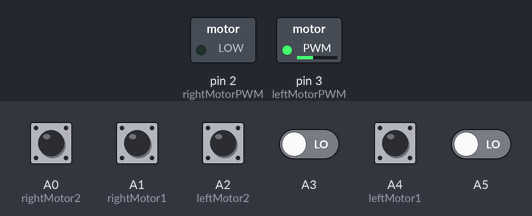
Bench run of a sketch on a simulated Arduino Uno, built with avr-gcc and run on an emulated ATmega328P. On the bench: switched loads named in the sketch (green lamp = pin HIGH). The test bench sets the inputs (shaded band); at power-on: A1 (rightMotor1), A4 (leftMotor1) HIGH, A0 (rightMotor2), A2 (leftMotor2), A3, A5 LOW. What the sketch prints to the serial monitor is not drawn.

Above: at 8.4 s.
8.5 s: A4 (leftMotor1) pulled LOW for 0.15 s
At 9.8 s:
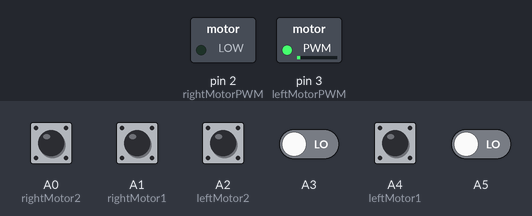
10.1 s: A0 (rightMotor2) pulled HIGH for 1 s
At 10.9 s:
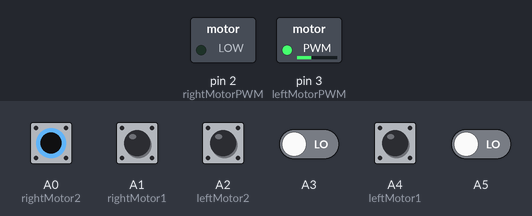
12.6 s: A3 driven HIGH
At 13.4 s:
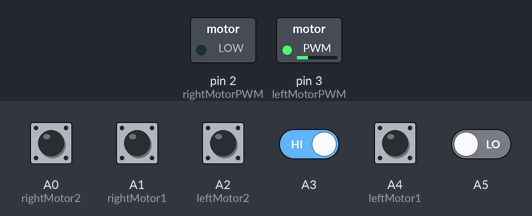
14.1 s: A3 driven LOW
At 14.5 s:
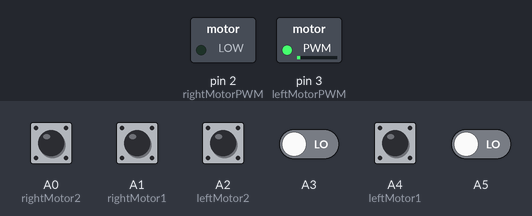
15.6 s: A4 (leftMotor1) pulled HIGH for 0.15 s
At 16.3 s:
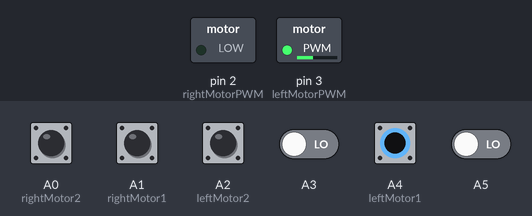
Timing chart, 0 to 18.2 s (numbered marks = the images above; inputs shaded):
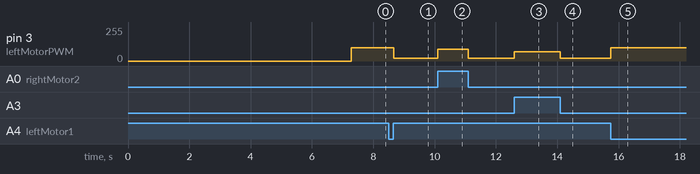

Measured:
- after the input at 8.5 s, pin 3 (leftMotorPWM): 100/255 → 20/255 after 0.16 s
- after the input at 10.1 s, pin 3 (leftMotorPWM): 20/255 → 90/255 at once, → 20/255 1.0 s later
- after the input at 12.6 s, pin 3 (leftMotorPWM): 20/255 → 70/255 at once
- after the input at 14.1 s, pin 3 (leftMotorPWM): 70/255 → 20/255 at once
- after the input at 15.6 s, pin 3 (leftMotorPWM): 20/255 → 100/255 after 0.15 s

The sketch:

Robot_suiveur_code.ino
```cpp
#include <QTRSensors.h>

#define Kp 0.1 //2 experiment to determine this, start by something small that just makes your bot follow the line at a slow speed
#define Kd 2  //6
// experiment to determine this, slowly increase the speeds and adjust this value. ( Note: Kp < Kd)  2.3
#define rightMaxSpeed 90 // max speed of the robot
#define leftMaxSpeed 90// max speed of the robot
#define rightBaseSpeed 70 // this is the speed at which the motors should spin when the robot is perfectly on the line
#define leftBaseSpeed 70  // this is the speed at which the motors should spin when the robot is perfectly on the line
#define speedturn 90
#define NUM_SENSORS  8     // number of sensors used
#define TIMEOUT       2500  // waits for 2500 us for sensor outputs to go low
//#define QTR_NO_EMITTER_PIN
//#define EMITTER_PIN

#define rightMotor1 15
#define rightMotor2 14

#define leftMotor1 18
#define leftMotor2 16

#define rightMotorPWM 2
#define leftMotorPWM 3


QTRSensorsRC qtrrc((unsigned char[]) {
  A0, A1, A2, A3, A4, A5, A6, A7
} , NUM_SENSORS, TIMEOUT, QTR_NO_EMITTER_PIN); // sensor connected through analog pins A0 - A7 i.e. digital pins 14-19 in uno

unsigned int sensorValues[NUM_SENSORS];
unsigned int sensors[8];

void setup()
{

  //Serial.begin(9600);
  pinMode(rightMotor1, OUTPUT);
  pinMode(rightMotor2, OUTPUT);
  pinMode(rightMotorPWM, OUTPUT);
  pinMode(leftMotor1, OUTPUT);
  pinMode(leftMotor2, OUTPUT);
  pinMode(leftMotorPWM, OUTPUT);
  pinMode(13, INPUT_PULLUP);
  int i;
  for (int i = 0; i < 250; i++) // calibrate for sometime by sliding the sensors across the line, or you may use auto-calibration instead


    qtrrc.calibrate();
  delay(20);
  wait();
  delay(1000); // wait for 2s to position the bot before entering the main loop

  Serial.begin(9600);
  for (int i = 0; i < NUM_SENSORS; i++)
  {
    Serial.print(qtrrc.calibratedMinimumOn[i]);
    Serial.print(' ');
  }
  for (i = 0; i < NUM_SENSORS; i++)
  {
    Serial.print(qtrrc.calibratedMaximumOn[i]);
    Serial.print(' ');
  }
  Serial.println();
  Serial.println();

}

int lastError = 0;
bool action = false, blanc = false;
void loop()
{

  //while(!digitalRead(13));

  int position = qtrrc.readLine(sensors);
  ////
  //    while(true)
  //    {
  //      position = qtrrc.readLine(sensorValues);
  //      for(int i=0;i<8;i++)
  //      { Serial.print(sensorValues[i]);
  //      Serial.print(" ");
  //      }
  //      Serial.print(" ");
  //      Serial.println(position);
  //    }


  int error;
  error = position - 3500;
  int motorSpeed = Kp * error + Kd * (error - lastError);
  lastError = error;


  int rightMotorSpeed = rightBaseSpeed + motorSpeed;
  int leftMotorSpeed = leftBaseSpeed - motorSpeed;

  if (rightMotorSpeed > rightMaxSpeed ) rightMotorSpeed = rightMaxSpeed; // prevent the motor from going beyond max speed
  if (leftMotorSpeed > leftMaxSpeed ) leftMotorSpeed = leftMaxSpeed; // prevent the motor from going beyond max speed
  if (rightMotorSpeed < 0) rightMotorSpeed = 0; // keep the motor speed positive
  if (leftMotorSpeed < 0) leftMotorSpeed = 0; // keep the motor speed positive

  move(1, rightMotorSpeed, 1);//
  move(0, leftMotorSpeed, 1);//forward


///droite
if(sensors[0]>750 && sensors[1]>750 &&  sensors[2]>750 && sensors[3]>750 && sensors[4]>750 && sensors[5]>750 && sensors[6]<400 && sensors[7]<400 && blanc == false )
{
  stop();
  delay(1000);
  droite();
  delay(175);
  stop();
  delay(200);
  avance();
  delay(200);
}

if(sensors[0]>750 && sensors[1]>750 &&  sensors[2]>750 && sensors[3]>750 && sensors[4]>750 && sensors[5]>750 && sensors[6]<400 && sensors[7]<400 && blanc == true )
{
  stop();
  delay(1000);
  droite();
  delay(175);
  stop();
  delay(200);
  avance();
  delay(200);
  if (action == false) action = true;
  else return;
}

////tout noir
if(sensors[0]>750 && sensors[1]>750 &&  sensors[2]>750 && sensors[3]>750&& sensors[4]>750 && sensors[5]>750 && sensors[6]>750 && sensors[7]>750  )
{

  blanc = true;
  action = false;

}

////tout blanc
if(sensors[0]<400 && sensors[1]<400 &&  sensors[2]<400 && sensors[3]<400 && sensors[4]<400 && sensors[5]<400 && sensors[6]<400 && sensors[7]<400 && action == false  )
{

  avance();
  delay(50);

}

if(sensors[0]<400 && sensors[1]<400 &&  sensors[2]<400 && sensors[3]<400 && sensors[4]<400 && sensors[5]<400 && sensors[6]<400 && sensors[7]<400 && action == true  )
{
 avance();
 delay(200);
 ar();
 delay(50);
 stop();
 delay(1000);


 if(sensors[0]<400 && sensors[1]<400 &&  sensors[2]<400 && sensors[3]<400 && sensors[4]<400 && sensors[5]<400 && sensors[6]<400 && sensors[7]<400  )
{
  ar();
  delay(350);
  droite();
  delay(200);
  action = false;
  }
  else return;

}


}

void move(int motor, int speed, int direction)
{

  boolean inPin1 = HIGH;
  boolean inPin2 = LOW;

  if (direction == 1) {
    inPin1 = HIGH;
    inPin2 = LOW;
  }
  if (direction == 0) {
    inPin1 = LOW;
    inPin2 = HIGH;
  }

  if (motor == 0) {
    digitalWrite(leftMotor1, inPin1);
    digitalWrite(leftMotor2, inPin2);
    analogWrite(leftMotorPWM, speed);
  }
  if (motor == 1) {
    digitalWrite(rightMotor1, inPin1);
    digitalWrite(rightMotor2, inPin2);
    analogWrite(rightMotorPWM, speed);
  }
}

void wait() {
  digitalWrite(leftMotor1, LOW);
  digitalWrite(leftMotor2, LOW);
  digitalWrite(rightMotor1, LOW);
  digitalWrite(rightMotor2, LOW);
}
void droite()//// correcte
{
  digitalWrite(rightMotor1, LOW);
  digitalWrite(rightMotor2, HIGH);
  analogWrite(rightMotorPWM, 100);
  digitalWrite(leftMotor1, HIGH);
  digitalWrite(leftMotor2, LOW);
  analogWrite (leftMotorPWM, 100);
}
void gauche () {
  digitalWrite(rightMotor1, HIGH);
  digitalWrite(rightMotor2, LOW);
  analogWrite(rightMotorPWM, 100);
  digitalWrite(leftMotor1, LOW);
  digitalWrite(leftMotor2, HIGH);
  analogWrite(leftMotorPWM, 0);
}
void avance () {
  digitalWrite(rightMotor1, HIGH);
  digitalWrite(rightMotor2, LOW);
  analogWrite(rightMotorPWM, 100);
  digitalWrite(leftMotor1, HIGH);
  digitalWrite(leftMotor2, LOW);
  analogWrite(leftMotorPWM, 100);
}

void ar () {
  digitalWrite(rightMotor1, LOW );
  digitalWrite(rightMotor2, HIGH );
  analogWrite(rightMotorPWM, 100);
  digitalWrite(leftMotor1, LOW);
  digitalWrite(leftMotor2, HIGH);
  analogWrite(leftMotorPWM, 100);
}
void stop () {
  digitalWrite(rightMotor1, LOW);
  digitalWrite(rightMotor2, LOW);
  analogWrite(rightMotorPWM, 0);
  digitalWrite(leftMotor1, LOW);
  digitalWrite(leftMotor2, LOW);
  analogWrite(leftMotorPWM, 0);
  }
```
